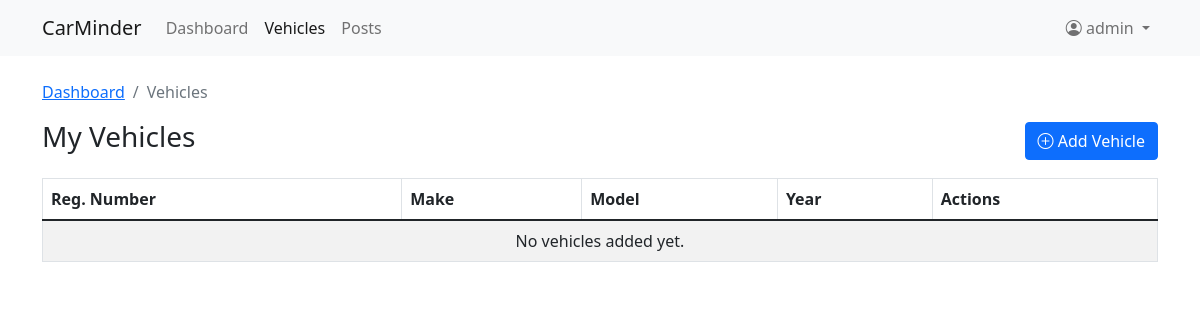
/vehicles/ (signed in), run on an earlier commit of the app's database.
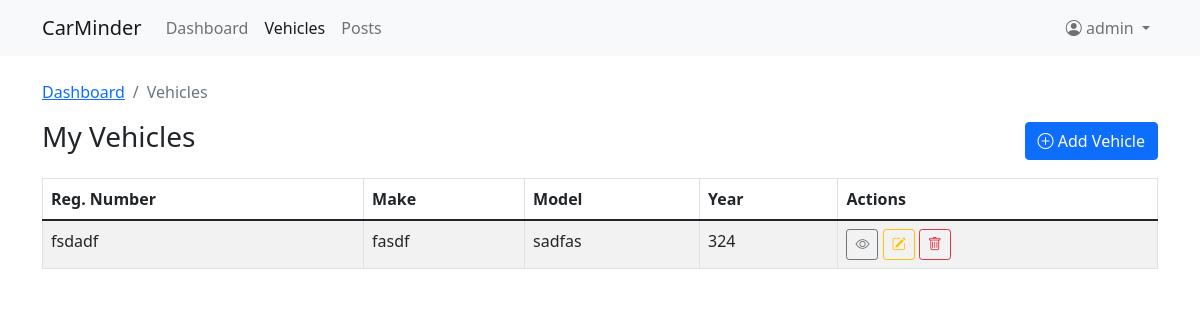
And on a later commit of the database.
### vehicles/models.py (models this page shows, shortened)
class Vehicle(models.Model):
    owner = models.ForeignKey(
        User,
        on_delete=models.CASCADE,
        related_name="vehicles",
        verbose_name="Owner",
        help_text="User who added this vehicle.",
    )
    reg_number = models.CharField(
        "Registration Number",
        max_length=12,
        unique=True,
        db_index=True,
        help_text="UK-style plate, e.g. AB12CDE.",
    )
    make = models.CharField(
        "Make", max_length=64, help_text="Manufacturer, e.g. Ford, Toyota."
    )
    model = models.CharField(
        "Model", max_length=64, help_text="Model name or number, e.g. Fiesta."
    )
    year = models.PositiveIntegerField(
        "Year of Manufacture", help_text="Four-digit year, e.g. 2018."
    )
    vin = models.CharField(
        "Vehicle VIN",
        max_length=17,
        blank=True,
        null=True,
        help_text="17-character Vehicle Identification Number.",
    )
    photo = models.ImageField(
        "Photo",
        upload_to="vehicles/photos/%Y/%m/",
        blank=True,
        help_text="Optional vehicle image.",
    )
    share_uuid = models.UUIDField(
        default=uuid.uuid4,
        editable=False,
        unique=True,
        help_text="Unique token for sharing this vehicle via a link.",
    )
    added_at = models.DateTimeField(auto_now_add=True)
    updated_at = models.DateTimeField(auto_now=True)
    class Meta:
        verbose_name = "Vehicle"
        verbose_name_plural = "Vehicles"
        ordering = ["-added_at"]
        indexes = [
            models.Index(fields=["owner", "reg_number"]),
        ]

### vehicles/views.py (the view)
# urls.py: path("", views.VehicleListView.as_view(), name="vehicle-list"),
class VehicleListView(LoginRequiredMixin, ListView):
    login_url = "/auth/login/"
    model = Vehicle
    template_name = "vehicles/vehicle_list.html"
    context_object_name = "vehicles"
    def get_queryset(self):
        return Vehicle.objects.filter(owner=self.request.user)

### carminder/context_processors.py (called while the page is built)
def company_name(request):
    return {"COMPANY_NAME": settings.COMPANY_NAME}

### templates/vehicles/vehicle_list.html
{% extends 'base.html' %} {% block title %}My Vehicles{% endblock %} {% block content %}
<nav aria-label="breadcrumb">
    <ol class="breadcrumb">
        <li class="breadcrumb-item"><a href="{% url 'dashboard' %}">Dashboard</a></li>
        <li class="breadcrumb-item active" aria-current="page">Vehicles</li>
    </ol>
</nav>
<div class="d-flex justify-content-between align-items-center mb-3">
    <h3>My Vehicles</h3>
    <a href="{% url 'vehicle-add' %}" class="btn btn-primary"> <i class="bi bi-plus-circle"></i> Add Vehicle </a>
</div>
<div class="table-responsive">
    <table class="table table-striped table-bordered">
        <thead>
            <tr>
                <th>Reg. Number</th>
                <th>Make</th>
                <th>Model</th>
                <th>Year</th>
                <th>Actions</th>
            </tr>
        </thead>
        <tbody>
            {% for vehicle in vehicles %}
            <tr>
                <td>{{ vehicle.reg_number }}</td>
                <td>{{ vehicle.make }}</td>
                <td>{{ vehicle.model }}</td>
                <td>{{ vehicle.year }}</td>
                <td>
                    <a href="{% url 'vehicle-detail' vehicle.pk %}" class="btn btn-sm btn-outline-secondary">
                        <i class="bi bi-eye"></i>
                    </a>
                    <a href="{% url 'vehicle-edit' vehicle.pk %}" class="btn btn-sm btn-outline-warning">
                        <i class="bi bi-pencil-square"></i>
                    </a>
                    <a href="{% url 'vehicle-delete' vehicle.pk %}" class="btn btn-sm btn-outline-danger">
                        <i class="bi bi-trash"></i>
                    </a>
                </td>
            </tr>
            {% empty %}
            <tr>
                <td colspan="5" class="text-center">No vehicles added yet.</td>
            </tr>
            {% endfor %}
        </tbody>
    </table>
</div>
{% endblock %}

What changed in the data, as far as the page shows it:
added Vehicle: reg_number "fsdadf", make "fasdf", model "sadfas", year "324"
Also different on the page:
text no longer shown: "No vehicles added yet."
